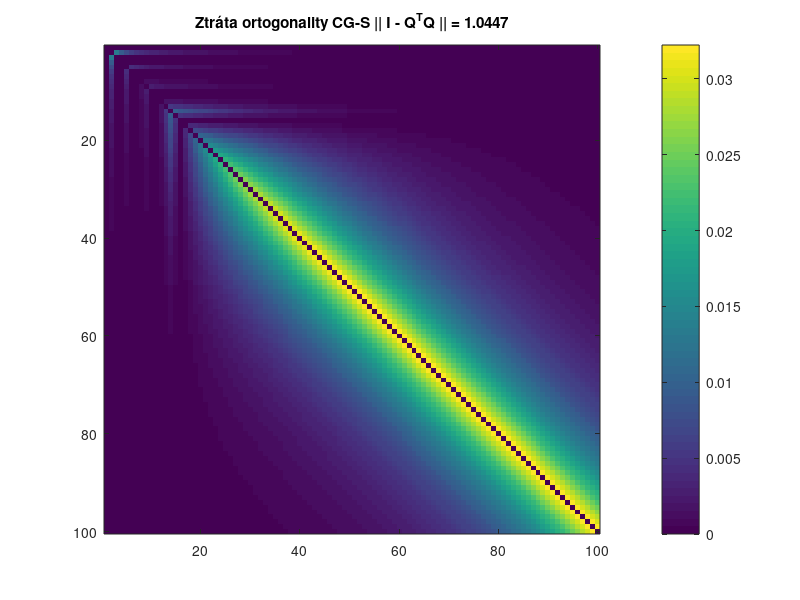
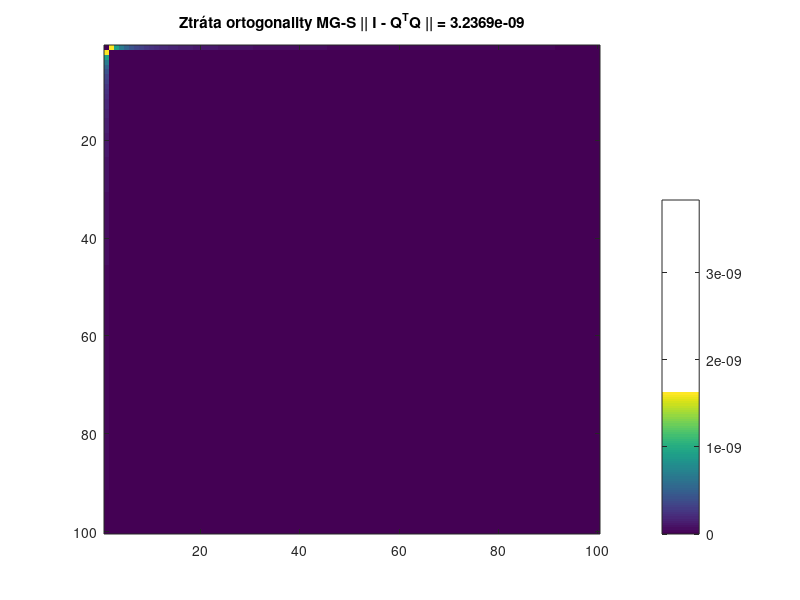
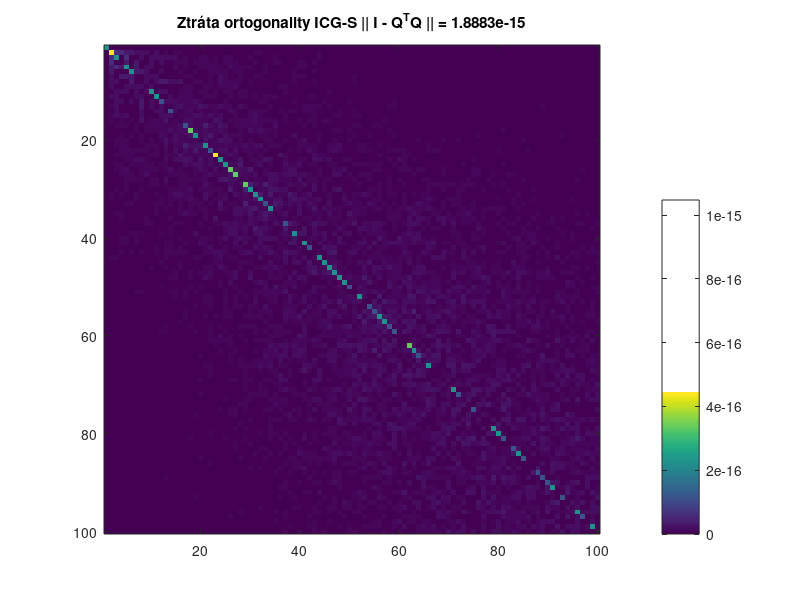
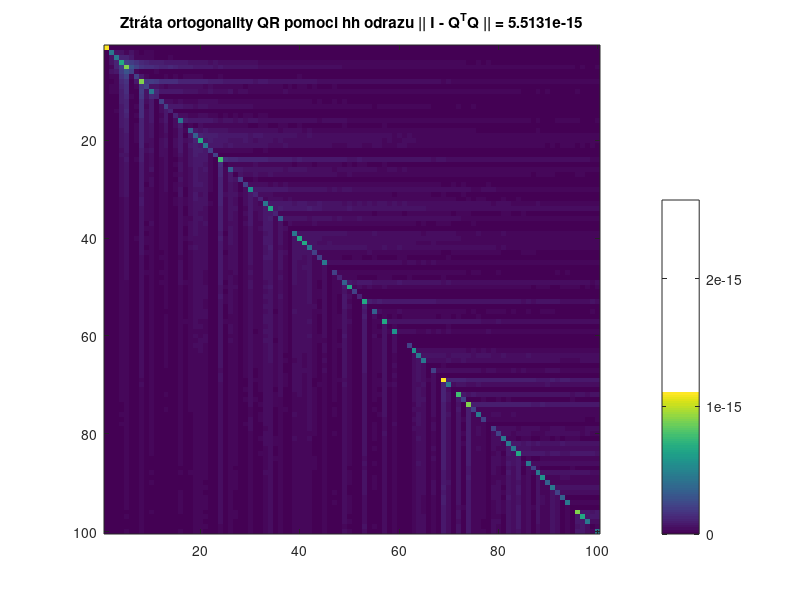

Reproduce these figures in MATLAB, in order.
%% Ztráta ortogonality v rùzných variantách Gram-Schmidtovy ortogonalizace
function GramSchmidt

n = 100; % velikost matice = pocet vektoru k ortogonalizaci
% vyzkoušejte si i jinou volbu, napríklad n = 50

% výbìr matice pro ilustraci ztráty ortogonality; viz skripta se stromem (3.24)
A = gallery('lauchli',n,1e-7);
cislo_podminenosti = cond(A)

% setrojení "ortogonální" matice pomocí rùzných variant GS; viz níže
Qc  =  cGS(A);
Qm  =  mGS(A);
Qic = icGS(A);
Qhh = householder(A);

% ztráta ortogonality merena Frobeniovou normou
I = eye(n); % jednotkova matice, teoreticky Q'*Q = I
ztrata_cCG = norm(I - Qc'*Qc, 'fro');
ztrata_mCG = norm(I - Qm'*Qm, 'fro');
ztrata_icCG = norm(I - Qic'*Qic, 'fro');

ztrata_hh = norm(I - Qhh'*Qhh, 'fro');

% vykreslení obrázkù zobrazujících ztrátu ortogonality mezi jednotlivými
%    sloupci matice Q
figure(1);
imagesc(abs(I - Qc'*Qc));
colorbar;
title(['Ztráta ortogonality CG-S || I - Q^{T}Q || = ', num2str(ztrata_cCG)]);

figure(2);
imagesc(abs(I - Qm'*Qm));
colorbar;
title(['Ztráta ortogonality MG-S || I - Q^{T}Q || = ', num2str(ztrata_mCG)]);

figure(3);
imagesc(abs(I - Qic'*Qic));
colorbar;
title(['Ztráta ortogonality ICG-S || I - Q^{T}Q || = ', num2str(ztrata_icCG)]);


figure(4);
imagesc(abs(I - Qhh'*Qhh));
colorbar;
title(['Ztráta ortogonality QR pomoci hh odrazu || I - Q^{T}Q || = ', num2str(ztrata_hh)]);

end




% klasický Gram-Schmidt
function [Q, R] = cGS(A)
m = size(A,2); % pocet sloupcù matice A

Q = zeros(size(A));
R = zeros(size(A,2));

% normalizace prvního vektoru
R(1,1) = norm(A(:,1));
Q(:,1) = A(:,1)/R(1,1);

for k = 2:m
    temp = A(:,k); % k-tý sloupec matice A, který bude ortogonalizován
    % následující dva radky jsou efektivním zápisem (v MATLABu)
    %   ortogonalizace vektoru  temp  vuci již ortogonalizovaným vektorum
    coef = Q(:,1:(k-1))'*temp; % vypocet koeficientu q_i^T * a_k
    temp = temp - Q(:,1:(k-1))*coef;    % ortogonalizace vuci predchozim vektorum q_i
    R(1:k-1,k) = coef'; 
    R(k,k) = norm(temp); 
    Q(:,k) = temp/R(k,k);
end
end

% modifikovaný Gram-Schmidt
function [Q, R] = mGS(A)
m = size(A,2); % pocet sloupcù matice A

Q = zeros(size(A));
R = zeros(size(A,2));

R(1,1) = norm(A(:,1));
Q(:,1) = A(:,1)/R(1,1);

for k = 2:m
    temp = A(:,k); % k-tý sloupec matice A, který bude ortogonalizován
    for j = 1:k-1 % v MGS se tomuto for-cyklu nelze, narozdíl od cCG, vyhnout
        R(j,k) = Q(:,j)'*temp;
        temp = temp - R(j,k)*Q(:,j);
    end
    R(k,k) = norm(temp);
    Q(:,k) = temp/R(k,k);
end
end


% iterovaný (klasický) Gram-Schmidt
function [Q, R] = icGS(A)
m = size(A,2); % pocet sloupcu matice A

iter = 2; % pocet iteraci GS procesu - mely by stacit 2

Q = zeros(size(A));
R = zeros(size(A,2));

R(1,1) = norm(A(:,1));
Q(:,1) = A(:,1)/R(1,1);

for k = 2:m
    temp = A(:,k); % k-tý sloupce matice A, který bude ortogonalizován
    r = 0;
    for ell = 1:iter % proto se ríká tomuto GS iterovaný
        rtemp = Q(:,1:(k-1))'*temp; 
        temp = temp - Q(:,1:(k-1))*rtemp;
        r = r + rtemp;
    end
    R(1:k-1, k) = r';
    R(k,k) = norm(temp);
    Q(:,k) = temp/R(k,k);
end
end

% QR pomoci hh reflexi
function [Q,R] = householder(A) 


[m,n] = size(A);
Q = eye(m,m);
R = A;
%H = eye(n,m);
% muzeme eliminovat prvnich (m-1) sloupcu
for i = 1:m-1
    x = R(i:m,i); % not A :-)
    e = zeros(m-i+1,1);
    e(1,1)=1;
    q = x + sign(x(1))*norm(x).*e; 
    q = q ./ norm(q); 
    %dimenze musí odpovidat
    H = eye(m-i+1,m-i+1) - 2.0.*q*q'; % matice HH reflexe

    HH = eye(m,m); 
    %staci oriznuta matice o posledni radky (stejne se nasobi nulami)
    % NESTACI matice HH reflexi mezi sebou nasobime
    HH(i:m,i:m) = H(1:m-i+1,1:m-i+1);

    Q = Q* HH';   %update

    R = HH*R; %update
    %chyba = norm(Q*R-A);
end

% nemusíme ukládat posledni radek R a posledni sloupec Q 
if m>n  
    R = R(1:n,1:n);
    Q = Q(1:m,1:n);
end

end 
